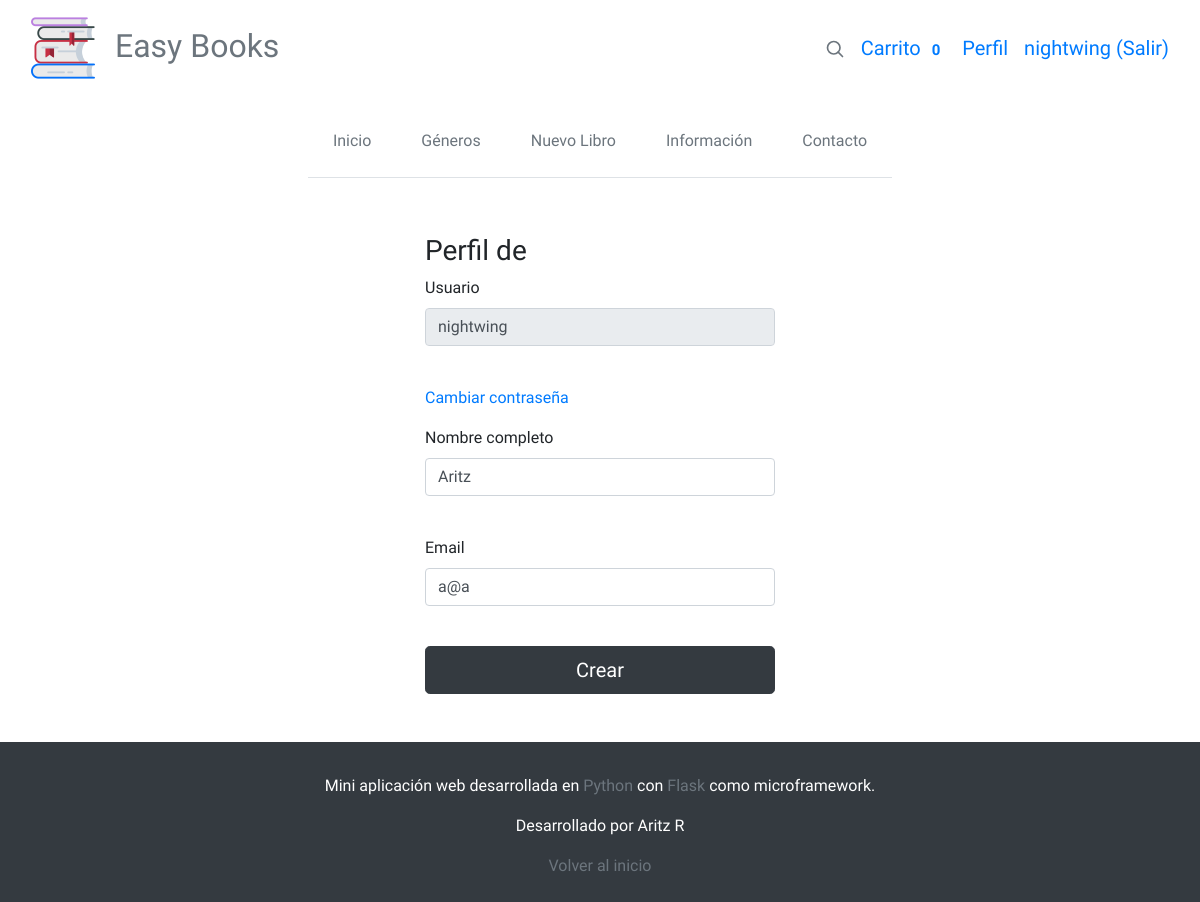
The app's page /perfil/nightwing (signed in) with its own data.
### aplicacion/models.py (models this page shows, shortened)
class Usuarios(db.Model):
	__tablename__ = "usuarios"
	id = Column(Integer, primary_key=True)
	username = Column(String(100), nullable=False)
	password_hash = Column(String(128), nullable=False)
	nombre = Column(String(200), nullable=False)
	email = Column(String(200), nullable=False)
	admin = Column(Boolean, default=False)
	@property
	def password(self):	# @property de password es el get_password
		return AttributeError("Password is not a readable attribute")
	def is_admin(self):
		return self.admin

### aplicacion/app.py (the view)
@app.route('/perfil/<username>', methods=["GET", "POST"])
@login_required
def perfil(username):
    user = Usuarios.query.filter_by(username=username).first()
    if user is None:
        abort(404)
    form = formUsuario(obj=user)
    del form.password
    if form.validate_on_submit():
        form.populate_obj(user)
        db.session.commit()
        return redirect(url_for("inicio"))
    return render_template("usuarios_new.html", form=form, perfil=True, username=user.username)

### aplicacion/forms.py
class formUsuario(FlaskForm):
    username = StringField("Usuario", validators=[Required()])
    password = PasswordField("Contraseña", validators=[Required()])
    nombre = StringField("Nombre completo", validators=[Required()])
    email = EmailField("Email")
    submit = SubmitField("Crear")

### aplicacion/app.py (called while the page is built)
@app.context_processor  # Variables accesibles desde los templates
def contar_carrito():
    if not current_user.is_authenticated:   # Si no esta logeado el carrito es 0
        return {'num_articulos': 0}
    if request.cookies.get(str(current_user.id))==None: # Si está logeado pero no tiene cookie, su carrito es 0
        return {'num_articulos': 0}
    else:
        datos = json.loads(request.cookies.get(str(current_user.id)))
        return {'num_articulos': len(datos)}

@login_manager.user_loader  # Indicamos a flask como obtener los usuarios por id
def load_user(user_id):     # para llenar el current_user
    return Usuarios.query.get(str(user_id))

### aplicacion/templates/usuarios_new.html (shortened to what this page needs)
{% extends "base.html" %}
{% block content %}
  <div class="container py-5">
    <div class="row">
      <div class="col-md-4"></div>
      <div class="col-md-4">
        {% if not perfil %}
          <h3>Registro de usuario</h3>
        {% else %}
        <h3>Perfil de {{session["username"]}}</h3>
        {% endif %}
        <form class="form-horizontal" method="POST">
          <div class="form-group">
            {% if not perfil %}
              {{form.username.label()}}{{form.username(size="100", class="form-control")}}</br>
            {% else %}
              {{form.username.label()}}{{form.username(readonly="readonly", size="100", class="form-control")}}</br>
            {% endif %}
          </div>
          <div class="form-group">
            {% if not perfil %}
              {{form.password.label()}}{{form.password(size="100", class="form-control")}}
            {% else %}
              <a href="/changepassword/{{username}}">Cambiar contraseña</a>
            {% endif %}
          </div>
          <div class="form-group">
          {{form.nombre.label() }}{{form.nombre(size="100",class="form-control")}}<br/>
        </div>
        <div class="form-group">
          {{form.email.label() }}{{form.email(size="100",class="form-control")}}<br/>
        </div>
          {{form.submit(class="btn btn-lg btn-dark btn-block")}}
        </form>
      </div>
      <div class="col-md-4"></div>
    </div>
  </div>
{% endblock %}

### aplicacion/templates/base.html (shortened to what this page needs)
<!DOCTYPE html>
<html lang="en">
<head>
    <link rel="stylesheet" href="https://use.fontawesome.com/releases/v5.3.1/css/all.css">
    <link rel="stylesheet" href="https://cdnjs.cloudflare.com/ajax/libs/animate.css/3.7.2/animate.min.css">
    <link rel="stylesheet" href="https://stackpath.bootstrapcdn.com/bootstrap/4.4.1/css/bootstrap.min.css"
>
</head>
<body>
  <div class="container-fluid">
    <header class="blog-header py-3">
      <div class="row flex-nowrap justify-content-between align-items-center">
        <div class="col-1">
          <img src="../static/img/books.png" class="pl-3"/>
        </div>
        <div class="col-4 pt-1">
          <a class="text-muted" href="{{url_for('inicio')}}"><h2> Easy Books</h2></a>
        </div>
        <div class="col-3 d-flex justify-content-end align-items-center">
          <a class="text-muted" href="#" aria-label="Search">
            <svg xmlns="http://www.w3.org/2000/svg" width="20" height="20" fill="none" stroke="currentColor" stroke-linecap="round" stroke-linejoin="round" stroke-width="2" class="mx-3" role="img" viewBox="0 0 24 24" focusable="false"><title>Search</title><circle cx="10.5" cy="10.5" r="7.5"/><path d="M21 21l-5.2-5.2"/></svg>
          </a>
          {% if current_user.is_authenticated %}
            <a class="navbar-brand" href="/carrito">Carrito <span class="badge">{{num_articulos}}</span></a>
            <a class="navbar-brand" href="/perfil/{{current_user.username}}">Perfil</a>
            <a class="navbar-brand" href="/logout">{{current_user.username}} (Salir)</a>
          {% else %}
            <a class="btn btn-sm btn-outline-secondary" href="/login">Iniciar Sesión</a>
            <a class="btn btn-sm btn-outline-secondary" href="/registro">Registrarse</a>
          {% endif %}
        </div>
      </div>
    </header>
  </div>
  <div class="container">
    <nav class="navbar navbar-expand-md">
      <div class="navbar-collapse collapse justify-content-center">
          <ul class="navbar-nav nav-tabs">
            <li class="nav-item">
                <a class="nav-link p-4 text-muted" onmouseover="navBarBlockDisplay(this)"
                onmouseout="navBarBlockHide(this)" href="{{url_for('inicio')}}">Inicio</a>
            </li>
            <li class="nav-item">
                <a class="nav-link p-4 text-muted" onmouseover="navBarBlockDisplay(this)"
                onmouseout="navBarBlockHide(this)" href="{{url_for('generos')}}">Géneros</a>
            </li>
            {% if current_user.is_authenticated and current_user.is_admin() %}
            <li class="nav-item">
                <a class="nav-link p-4 text-muted" onmouseover="navBarBlockDisplay(this)"
                onmouseout="navBarBlockHide(this)" href="/articulos/new">Nuevo Libro</a>
            </li>
            {% endif %}
            <li class="nav-item">
                <a class="nav-link p-4 text-muted" onmouseover="navBarBlockDisplay(this)"
                onmouseout="navBarBlockHide(this)" href="/f">Información</a>
            </li>
            <li class="nav-item">
                <a class="nav-link p-4 text-muted" onmouseover="navBarBlockDisplay(this)"
                onmouseout="navBarBlockHide(this)" href="/f">Contacto</a>
            </li>
        </ul>
      </div>
    </nav>
  </div>
  {% block content %}{% endblock %}
  {% block foot %}
      <footer class="blog-footer bg-dark text-center p-2 text-white">
        <p>Mini aplicación web desarrollada en<a href="https://www.python.org/" target="_blank" class="text-muted"> Python</a> con
          <a href="https://palletsprojects.com/p/flask/" target="_blank" class="text-muted">Flask</a> como microframework.
        </p>
        <p>Desarrollado por Aritz R</p>
        <p>
          <a href="#" class="text-muted">Volver al inicio</a>
        </p>
      </footer>
    {% endblock %}
</body>
</html>

### aplicacion/templates/base.html (style rules this page uses)
body { font-family: 'Cairo', sans-serif; }

### records on screen
Usuarios: username "nightwing", nombre "Aritz", email "a@a"

### other values on screen
{{ num_articulos }} "0"
